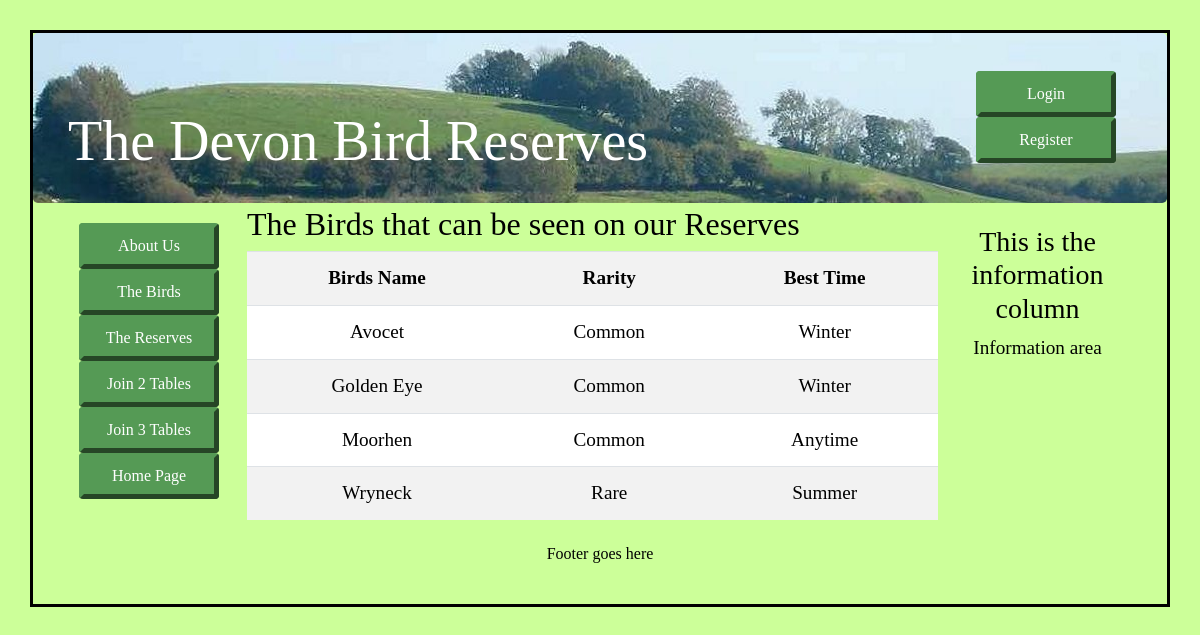
Page /birds.php on the committed database.
### tables this page shows
CREATE TABLE `birds` (
  `bird_id` mediumint(4) UNSIGNED NOT NULL,
  `bird_name` tinytext NOT NULL,
  `rarity` tinytext NOT NULL,
  `best_time` tinytext NOT NULL
);

### birds.php (the view, shortened to what this page needs)
 <!DOCTYPE html>
<html lang="en">
<head>
  <link rel="stylesheet"
  href="https://stackpath.bootstrapcdn.com/bootstrap/4.1.0/css/bootstrap.min.css"
>
  <link rel="stylesheet" type="text/css" href="birds.css">
</head>
<body>
<div class="container" style="margin-top:30px;border: 3px black solid;">
<header class="jumbotron text-center row" id="includeheader"
style="margin-bottom:2px; padding:20px;background-color:#CCFF99;">
  <?php include('includes/header.php'); ?>
</header>
<div class="content mx-auto" id="contents">
<div class="row mx-auto" style="padding-left: 0px; height: auto;">
  <nav class="col-sm-2">
      <ul class="nav nav-pills flex-column">
		<?php include('includes/nav.php'); ?>
      </ul>
  </nav>
<div class="col-sm-8 row" style="padding-left: 30px;">
<h2>The Birds that can be seen on our Reserves</h2>
<p>
<?php
try
{
require ('mysqli_connect.php');
$q = "SELECT bird_name, rarity, best_time FROM birds ORDER BY bird_name ASC";
$result = mysqli_query ($dbcon, $q);
if ($result) {
?>
<table class="table table-striped" style="background: white;color:black;">
<tr>
<th scope="col">Birds Name</th>
<th scope="col">Rarity</th>
<th scope="col">Best Time</th>
</tr>
<?php
while ($row = mysqli_fetch_array($result, MYSQLI_ASSOC)) {
	$bird_name = htmlspecialchars($row['bird_name'], ENT_QUOTES);
	$rarity = htmlspecialchars($row['rarity'], ENT_QUOTES);
	$best_time = htmlspecialchars($row['best_time'], ENT_QUOTES);
	echo '<tr>
	<td scope="row">' . $bird_name . '</td>
	<td scope="row">' . $rarity . '</td>
	<td scope="row">' . $best_time . '</td>
	</tr>';
	}
	echo '</table>';
} else {
	echo '<p class="text-center">The current birds could not be retrieved. ';
	echo 'We apologize for any inconvenience.</p>';
}
}
catch(Exception $e)
   {
     print "The system is busy please try later";
   }
   catch(Error $e)
   {
     print "The system is busy please try later";
   }
?></p>
</div>
	<aside class="col-sm-2" style="padding-top: 20px; padding-right: 0px;">
      <?php include('includes/info-col.php'); ?>
	</aside>
  </div>
<footer class="jumbotron text-center row"
style="padding-bottom:1px; padding-top:8px;background-color:#CCFF99;">
  <?php include('includes/footer.php'); ?>
</footer>
</div>
</div>
</body>
</html>

### birds.css (style rules this page uses)
header { color:white; background-color:#CCFF99; }
#includeheader { height:auto; background:#95b522; margin-bottom: 0px; padding:0px; background:url('images/header3.jpg'); background-repeat:no-repeat; }
#contents { background-color:transparent ;margin-top: -7px; color: black; margin: 0px; padding: 0px; }

### rows in the picture
birds: bird_name "Avocet", rarity "Common", best_time "Winter"
birds: bird_name "Golden Eye", rarity "Common", best_time "Winter"
birds: bird_name "Moorhen", rarity "Common", best_time "Anytime"
birds: bird_name "Wryneck", rarity "Rare", best_time "Summer"
